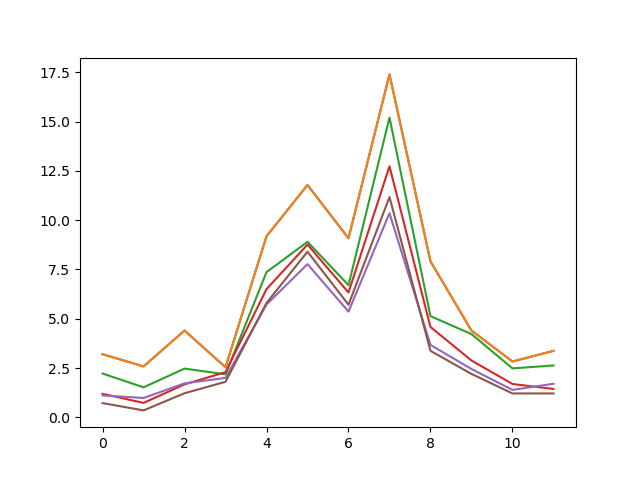

The script that saved this image:
#!/usr/bin/env python
# coding: utf-8
'''

 PART I:讀CMTmon_M8xm.txt的資料
 資料內容共12列(row)代表12個月，8欄(Column)代表不同的降雨估計
 
'''
import numpy as np
rr=np.loadtxt('CMTmon_M8xm.txt',dtype=float)

'''
 PART II:畫折線圖，共畫六條線，分別是下面6欄
  corrXM(0,:)   = tofloat(str_get_field(aaa, 1, " "))
  corrXM(1,:)   = tofloat(str_get_field(aaa, 3, " "))
  corrXM(2,:)   = tofloat(str_get_field(aaa, 5, " "))
  corrXM(3,:)   = tofloat(str_get_field(aaa, 6, " "))
  corrXM(4,:)   = tofloat(str_get_field(aaa, 7, " "))
  corrXM(5,:)   = tofloat(str_get_field(aaa, 8, " "))
  
'''
import matplotlib.pyplot as plt
fig=plt.figure()
ax=plt.axes()
x=np.arange(12)
print(x,rr[:,0])
ax.plot(x,rr[:,0])
ax.plot(x,rr[:,2])
ax.plot(x,rr[:,4])
ax.plot(x,rr[:,5])
ax.plot(x,rr[:,6])
ax.plot(x,rr[:,7])
#fig.show()
fig.savefig('CMTmon_M8xm_v1.png')
